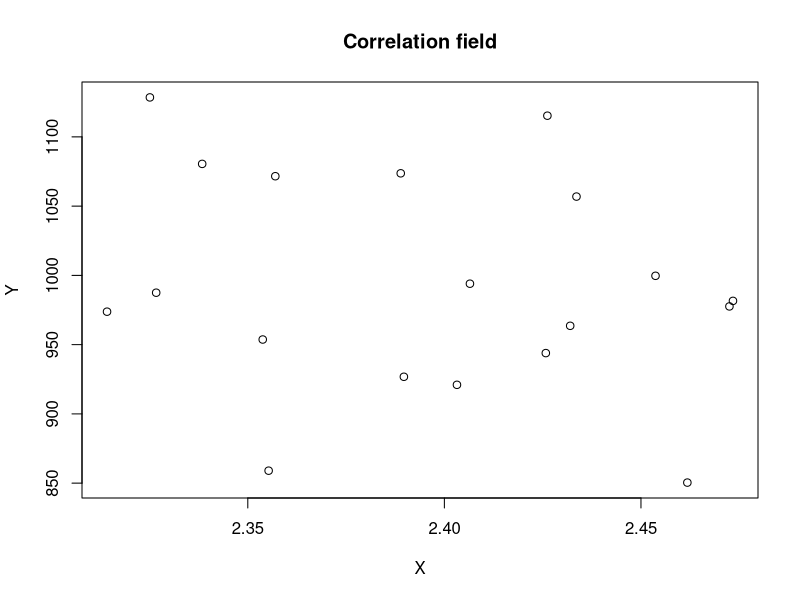
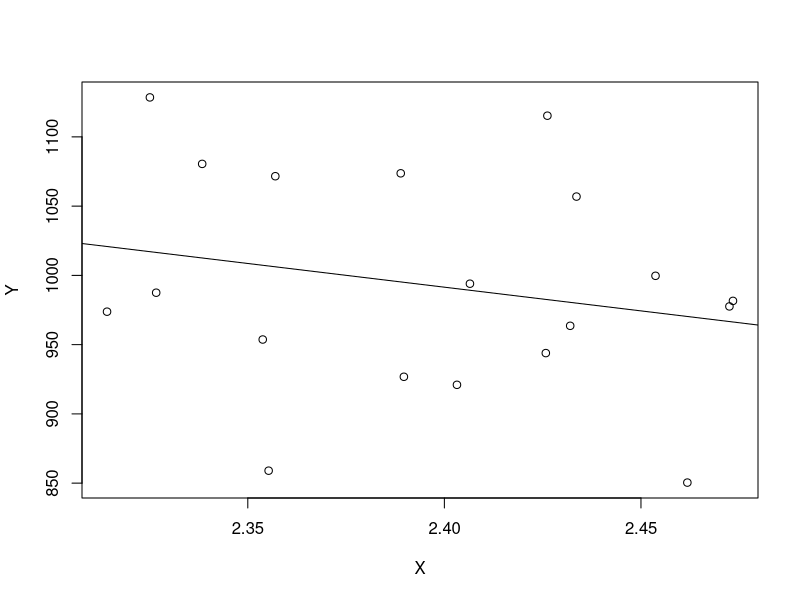

Here is the R script that generated these plots, in order:
dat<-read.table(file="Data.txt", dec=".")
dat
x<-dat[, 1]
y<-dat[, 2]

#correlation field
plot(dat,type="p",main="Correlation field",xlab="X", ylab="Y")



#create an empty table
t <- rep(0, 3*5)
dim(t) <- c(3, 5)
t1 <- as.data.frame(t)


x_mean <- mean(x)
X_sd <- sd(x)
t1[1:3, 1]<-x_mean - (1:3) * X_sd
t1[1:3, 2]<-x_mean + (1:3) * X_sd

for(i in 1:3) {
  t1[i, 3]<-length(which(x >= t1[i, 1] & x < t1[i, 2]))
}

t1[1:3, 4]<-t1[1:3, 3] / length(x) * 100
t1[1:3, 5]<-c(68.3, 95.4, 99.7)
t1

n<-1+floor(log2(length(x)))
t<-rep(0, n*5)
dim(t)<-c(n, 5)
t2<-as.data.frame(t)
interval_length<-(max(x) - min(x)) / n
t2[1:n, 1]<- min(x) + (1:n - 1) * interval_length
t2[1:n, 2]<-min(x) + (1:n) * interval_length
for (i in 1:n) {
  if (i != n) {
    t2[i, 3]<-length(which(x >= t2[i, 1] & x < t2[i, 2]))
  }
  else {
    t2[i, 3]<-length(which(x >= t2[i, 1] & x <= t2[i, 2]))
  }
}
for (i in 1:n) {
  t2[i, 4]<-0
  for (j in 1:length(y)) {
    if (x[j] < t2[i, 1]) next
    if (x[j] > t2[i, 2]) next
    if (x[j] == t2[i, 2] & i != n) next
    t2[i, 4] = t2[i, 4] + y[j]
  }
}

t2[1:n, 5]<-t2[1:n, 4] / t2[1:n, 3]
t2

cor(x, y)
#t
abs(cor(x, y)) * sqrt((length(x) - 2 / 1 - cor(x, y)^2))
plot(dat, type="p", xlab="X", ylab="Y")
#regression equation
lm(y ~ x)
#add line
abline(lm(y ~ x))

t1
t2
